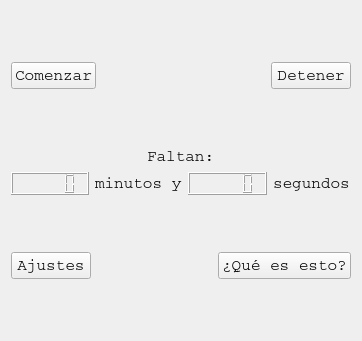
<?xml version="1.0" encoding="UTF-8"?>
<ui version="4.0">
 <class>MainWidget</class>
 <widget class="QWidget" name="MainWidget">
  <property name="geometry">
   <rect>
    <x>0</x>
    <y>0</y>
    <width>362</width>
    <height>341</height>
   </rect>
  </property>
  <property name="font">
   <font>
    <family>Courier</family>
    <pointsize>12</pointsize>
   </font>
  </property>
  <property name="windowTitle">
   <string>Ave Maria Horaria</string>
  </property>
  <layout class="QVBoxLayout" name="verticalLayout">
   <item>
    <spacer name="verticalSpacer">
     <property name="orientation">
      <enum>Qt::Vertical</enum>
     </property>
     <property name="sizeHint" stdset="0">
      <size>
       <width>20</width>
       <height>41</height>
      </size>
     </property>
    </spacer>
   </item>
   <item>
    <layout class="QHBoxLayout" name="horizontalLayout_4">
     <item>
      <widget class="QPushButton" name="begin_pushButton">
       <property name="text">
        <string>Comenzar</string>
       </property>
      </widget>
     </item>
     <item>
      <spacer name="horizontalSpacer">
       <property name="orientation">
        <enum>Qt::Horizontal</enum>
       </property>
       <property name="sizeHint" stdset="0">
        <size>
         <width>40</width>
         <height>20</height>
        </size>
       </property>
      </spacer>
     </item>
     <item>
      <widget class="QPushButton" name="stop_pushButton">
       <property name="text">
        <string>Detener</string>
       </property>
      </widget>
     </item>
    </layout>
   </item>
   <item>
    <spacer name="verticalSpacer_3">
     <property name="orientation">
      <enum>Qt::Vertical</enum>
     </property>
     <property name="sizeHint" stdset="0">
      <size>
       <width>20</width>
       <height>41</height>
      </size>
     </property>
    </spacer>
   </item>
   <item>
    <layout class="QHBoxLayout" name="horizontalLayout">
     <item>
      <spacer name="horizontalSpacer_2">
       <property name="orientation">
        <enum>Qt::Horizontal</enum>
       </property>
       <property name="sizeHint" stdset="0">
        <size>
         <width>40</width>
         <height>20</height>
        </size>
       </property>
      </spacer>
     </item>
     <item>
      <widget class="QLabel" name="label_3">
       <property name="text">
        <string>Faltan:</string>
       </property>
      </widget>
     </item>
     <item>
      <spacer name="horizontalSpacer_3">
       <property name="orientation">
        <enum>Qt::Horizontal</enum>
       </property>
       <property name="sizeHint" stdset="0">
        <size>
         <width>40</width>
         <height>20</height>
        </size>
       </property>
      </spacer>
     </item>
    </layout>
   </item>
   <item>
    <layout class="QHBoxLayout" name="horizontalLayout_2">
     <item>
      <widget class="QLCDNumber" name="lcdNumber"/>
     </item>
     <item>
      <widget class="QLabel" name="label">
       <property name="text">
        <string>minutos y</string>
       </property>
      </widget>
     </item>
     <item>
      <widget class="QLCDNumber" name="lcdNumber_2"/>
     </item>
     <item>
      <widget class="QLabel" name="label_2">
       <property name="text">
        <string>segundos</string>
       </property>
      </widget>
     </item>
    </layout>
   </item>
   <item>
    <spacer name="verticalSpacer_4">
     <property name="orientation">
      <enum>Qt::Vertical</enum>
     </property>
     <property name="sizeHint" stdset="0">
      <size>
       <width>20</width>
       <height>41</height>
      </size>
     </property>
    </spacer>
   </item>
   <item>
    <layout class="QHBoxLayout" name="horizontalLayout_3">
     <item>
      <widget class="QPushButton" name="settings_pushButton">
       <property name="text">
        <string>Ajustes</string>
       </property>
      </widget>
     </item>
     <item>
      <spacer name="horizontalSpacer_4">
       <property name="orientation">
        <enum>Qt::Horizontal</enum>
       </property>
       <property name="sizeHint" stdset="0">
        <size>
         <width>40</width>
         <height>20</height>
        </size>
       </property>
      </spacer>
     </item>
     <item>
      <widget class="QPushButton" name="whats_this_pushButton">
       <property name="text">
        <string>¿Qué es esto?</string>
       </property>
      </widget>
     </item>
    </layout>
   </item>
   <item>
    <spacer name="verticalSpacer_2">
     <property name="orientation">
      <enum>Qt::Vertical</enum>
     </property>
     <property name="sizeHint" stdset="0">
      <size>
       <width>20</width>
       <height>41</height>
      </size>
     </property>
    </spacer>
   </item>
  </layout>
 </widget>
 <resources/>
 <connections/>
</ui>
